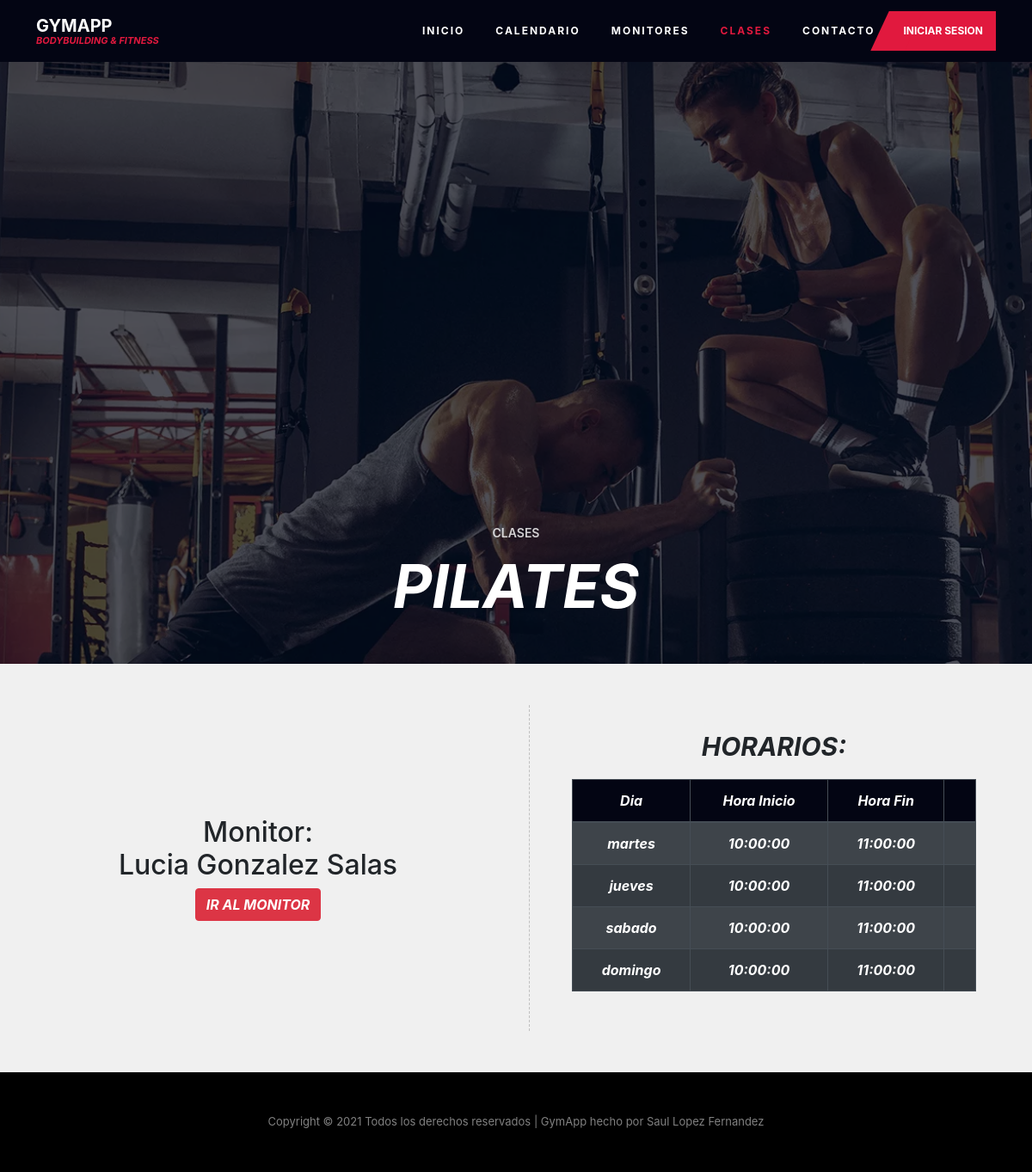
Screenshot of /clases.php?idClase=2 with the database file from the repository.
### tables this page shows
CREATE TABLE `clases` (
  `idClase` int(6) NOT NULL,
  `dniMonitor` varchar(9) DEFAULT NULL,
  `nombre` varchar(20) NOT NULL,
  `img` longtext NOT NULL
);

CREATE TABLE `usuarios` (
  `dni` varchar(9) NOT NULL,
  `nombre` varchar(20) NOT NULL,
  `apellido` varchar(30) NOT NULL,
  `sexo` enum('M','F') NOT NULL,
  `fechaNacimiento` date NOT NULL,
  `telefono` int(9) NOT NULL,
  `mail` varchar(50) NOT NULL,
  `user` varchar(10) NOT NULL,
  `pass` longtext NOT NULL,
  `rol` enum('asistente','matriculado','monitor') NOT NULL
);

CREATE TABLE `horarios` (
  `id` int(6) NOT NULL,
  `idClase` int(6) NOT NULL,
  `dia` enum('lunes','martes','miercoles','jueves','viernes','sabado','domingo') NOT NULL,
  `horaInicio` time NOT NULL,
  `horaFin` time NOT NULL
);

### clases.php (the view, shortened to what this page needs)
<?php
    $conexion=conexion();
    $clases = [];
    $horarios = [];
    if(isset($_GET['idClase'])){
        $idClase = $_GET['idClase'];
        $sql = "SELECT clases.idClase,clases.nombre as nombreClase,idMonitor,monitores.dniMonitor,usuarios.dni,usuarios.nombre,usuarios.apellido FROM clases INNER JOIN monitores ON clases.dniMonitor=monitores.dniMonitor INNER JOIN usuarios ON usuarios.dni=monitores.dniMonitor
            WHERE idClase = '$idClase'";
        $resultado = mysqli_query($conexion, $sql);
        while ($fila = mysqli_fetch_assoc($resultado)) {
            $clases[] = $fila;
        }
        $clase = $clases[0];
        $sql = "SELECT horarios.id AS idHorario,clases.idClase,nombre,dia,horaInicio,horaFin FROM horarios INNER JOIN clases ON horarios.idClase=clases.idClase
                WHERE clases.idClase = $idClase
                ORDER BY dia ASC";
        $resultado = mysqli_query($conexion, $sql);
        while ($fila = mysqli_fetch_assoc($resultado)) {
        $horarios[] = $fila;
        }
    }
?>
<!DOCTYPE html>
<html>
<head>
    <link rel="stylesheet" type="text/css" href="css/navbar.css">
    <link rel="stylesheet" type="text/css" href="css/style.css">
    <link rel="stylesheet" href="https://maxcdn.bootstrapcdn.com/bootstrap/4.2.1/css/bootstrap.min.css">
</head>
<body onload="getHorarios();">
    <nav class="navbar navbar-expand-lg ftco-navbar-light" id="mynav" style="position: static;background: #030513;">
        <div class="container-xl">
            <a class="navbar-brand" href="index.php"><span class="">GymApp <small>Bodybuilding &amp; Fitness</small></span></a>
            <div class="collapse navbar-collapse" id="navbarResponsive">
                <ul class="navbar-nav ml-auto">
                    <li class="nav-item">
                        <a class="nav-link" href="index.php">Inicio</a>
                    </li>
                    <li class="nav-item">
                        <a class="nav-link" href="calendario.php">Calendario</a>
                    </li>
                    <li class="nav-item">
                        <a class="nav-link" href="monitores.php">Monitores</a>
                    </li>
                    <li class="nav-item">
                        <a class="nav-link active" href="clases.php">Clases</a>
                    </li>
                    <li class="nav-item">
                        <a class="nav-link" href="contacto.php">Contacto </a>
                    </li>
                    <?php
                        if(isset($_SESSION['userData'])){
                    ?>
                        <li class="nav-item dropdown">
                            <a class="nav-link dropdown-toggle" data-toggle="dropdown" href="#">
                            <?php echo $_SESSION['userData']['nombre']." ".$_SESSION['userData']['apellido'] ?>
                            </a>
                            <div class="dropdown-menu dropdown-menu-right" aria-labelledby="dropdownMenuLink">
                            <?php
                                if($_SESSION['userData']['user']=="gymAsist"){
                            ?>
                                <a class="dropdown-item" href="registro.php">Registrar</a>
                            <?php
                                }
                            ?>
                                <a class="dropdown-item" href="mensajes.php">Mensajes</a>
                                <a class="dropdown-item" href="config.php">Configuracion de la cuenta</a>
                                <div class="dropdown-divider"></div>
                                <a class="dropdown-item" href="php/cerrarSesion.php">Cerrar sesion</a>
                            </div>
                        </li>
                    <?php
                        }
                        else{
                    ?>
                </ul>
                <a class="btn-custom" href="login.php">Iniciar sesion</a>
                <?php
                    }
                ?>
            </div>
        </div>
    </nav>
    <?php
    if(isset($_GET['idClase'])){
    ?>
    <section class="hero-wrap hero-wrap-2" style="background-image:url(img/xbg_1.jpg.pagespeed.ic.nbLQLxtGBs.png)">
        <div class="overlay"></div>
        <div class="container">
            <div class="row no-gutters slider-text align-items-end justify-content-center">
                <div class="col-md-9 mb-5 text-center">
                    <p class="breadcrumbs">Clases</p>
                    <h1 class="mb-0 bread"><?php echo $clase['nombreClase']?></h1>
                </div>
            </div>
        </div>
    </section>
    <?php
    }
    ?>
    <div class="container-fluid">
    <?php
    if(isset($_GET['idClase'])){
    ?>
    <div class="row g-md-0 justify-content-center  py-5">
        <div class="col-md-6 d-flex align-items-center">
            <div class="services text-center self-align-center" data-aos="fade-up" data-aos-delay="100" data-aos-duration="1000">
                <?php
                if(isset($_SESSION['userData'])){
                    if($clase['dniMonitor']==$_SESSION['userData']['dni']){
                        $dniMonitor = $_SESSION['userData']['dni'];
                        $idClase = $_GET['idClase'];
                        $sql = "SELECT usuarios.dni,usuarios.nombre,usuarios.apellido,horarios.dia,horarios.horaInicio,horarios.horaFin,usuarios.dni FROM apuntados INNER JOIN horarios ON horarios.id=apuntados.idHorario INNER JOIN matriculados ON matriculados.dniMatriculado=apuntados.dniMatriculado INNER JOIN clases ON clases.idClase=horarios.idClase INNER JOIN usuarios ON usuarios.dni=matriculados.dniMatriculado
                        WHERE clases.dniMonitor='$dniMonitor' AND clases.idClase=$idClase;";
                        $resultado = mysqli_query($conexion, $sql);
                        $alumnos = [];
                        while ($fila = mysqli_fetch_assoc($resultado)) {
                            $alumnos[] = $fila;
                        }
                        echo "<h1>Sus alumnos: </h1>";
                        echo "<table class='table table-striped table-dark'><thead><th scope='col'>DNI</th><th scope='col'>Nombre</th><th scope='col'>Dia</th><th scope='col'>Hora Inicio</th><th scope='col'>Hora Fin</th></thead>";
                        foreach ($alumnos as $indice => $alumno) {
                            echo "<tr scope='row'>";
                            foreach ($alumno as $indice => $valor) {
                                if($indice=="nombre"){
                                    echo "<td>$valor ";
                                }
                                elseif ($indice=="apellido") {
                                    echo "$valor</td>";
                                }
                                else{
                                    echo "<td>$valor</td>";
                                }
                            }
                            echo "</tr>";
                        }
                        echo "</table>";
                    }
                    else{
                        ?>
                        <div>
                            <h2>Monitor:<br> <?php echo  $clase['nombre']." ".$clase['apellido'];?></h2>
                            <form action="monitores.php" method="get">
                                <?php
                                echo '<button type="submit" name="idMonitor" value="'.$clase['idMonitor'].'" class="btn btn-danger">Ir al monitor</button>';
                                ?>
                            </form>
                        </div>
                        <?php
                        if($_SESSION['userData']['user']=='gymAsist'){
                            ?>
                            <div class="row g-md-0 justify-content-center my-5 py-5">
                                <button onclick="javascript:document.getElementById('editMonitor').style='display:block';this.style='display:none'" class="btn btn-success" style="height:50px;width: 30%;">Cambiar monitor</button>
                                <form style="display: none;" action="php/editarClase.php" method="post" id="editMonitor" class="gym-register" onsubmit="return updateMonitor()">
                                    <input type="hidden" name="idClase" <?php echo "value='".$clase['idClase']."'"?>>
                                    <div class="form-row">
                                        <div class="col-md-12 mb-3">
                                            <label>Monitor</label>
                                            <select name="monitorClase" id="monitorClase" class="form-control" required>
                                                <option value="seleccionar" selected><?php echo  $clase['nombre']." ".$clase['apellido']." (".$clase['dniMonitor'].")";?></option>
                                                <script type="text/javascript">
                                                    selectMonitor();
                                                </script>
                                            </select>
                                            <div class="invalid-feedback">
                                                Seleccione un monitor valido.
                                            </div>
                                        </div>
                                    </div>
                                    <div class="form-row justify-content-center mt-3">
                                        <input type="submit" name="editarMonitor" class="w-100 btn btn-danger" value="Cambiar Monitor">
                                    </div>
                                </form>
                            </div>
                            <?php
                        }
                    }
                }
                else{
                    ?>
                    <div>
                        <h2>Monitor:<br> <?php echo  $clase['nombre']." ".$clase['apellido'];?></h2>
                        <form action="monitores.php" method="get">
                            <?php
                            echo '<button type="submit" name="idMonitor" value="'.$clase['idMonitor'].'" class="btn btn-danger">Ir al monitor</button>';
                            ?>
                        </form>
                    </div>
                    <?php
                }
                ?>
            </div>
        </div>
        <div class="col-md-6 d-flex align-items-center">
            <div class="services services-border1 text-center" data-aos="fade-up" data-aos-delay="100" data-aos-duration="1000">
                <div class="text">
                    <h2>Horarios: </h2>
                    <?php
                    echo "<table class='table table-striped table-dark'><thead><th scope='col'>Dia</th><th scope='col'>Hora Inicio</th><th scope='col'>Hora Fin</th><th scope='col'></th></thead>";
                    foreach ($horarios as $indice => $horario) {
                        echo "<tr><td scope='row'>".$horario['dia']."</td><td>".$horario['horaInicio']."</td><td>".$horario['horaFin']."</td><td>";
                        echo "</td>";
                    }
                    echo "</table>";
                            ?>
                </div>
            </div>
        </div>
    </div>
    <?php
    }
    ?>
    </div>
<footer class="ftco-footer">
    <div class="container-fluid px-0 py-5 bg-darken">
        <div class="container-xl">
            <div class="col-md-12 text-center">
                <p id="textoFooter" class="mb-0" style="color: rgba(255,255,255,.5); font-size: 13px;">
                </p>
            </div>
        </div>
    </div>
</footer>
</body>
</html>

### css/navbar.css (style rules this page uses)
.ftco-navbar-light { background: transparent; position: absolute; top: 40px; left: 0; right: 0; z-index: 3; padding: 0; }
.ftco-navbar-light .navbar-brand { color: #fff; padding-top: .7rem; padding-bottom: .7rem; }
.ftco-navbar-light .navbar-nav > .nav-item > .nav-link { font-size: 12px; padding-top: 1rem; padding-bottom: 1rem; padding-left: 18px; padding-right: 18px; color: white; font-weight: 700; text-transform: uppercase; letter-spacing: 2px; }
.ftco-navbar-light .navbar-nav > .nav-item .nav-link.active { color: #e1193e; }
.ftco-navbar-light .btn-custom { margin-right: 0; text-transform: uppercase; font-size: 12px; font-weight: 700; background: #e1193e; padding: 14px 15px; color: #fff; position: relative; z-index: 0; bottom: 0px; }
.ftco-navbar-light .btn-custom:after { z-index: -1; position: absolute; top: 0; left: -12px; bottom: 0; content: ''; width: 40px; -ms-transform: skew(-25deg); -webkit-transform: skew(-25deg); transform: skew(-25deg); background: #e1193e; }
.navbar-brand { font-weight: 700; font-size: 30px; z-index: 3; position: relative; text-transform: uppercase; }
.navbar-brand span { color: #fff; display: block; line-height: 1.1; }
.navbar-brand span small, .navbar-brand span .small { display: block; font-size: 11px; color: #e1193e; font-weight: 700; text-transform: uppercase; font-style: italic; }
.container-xl { width: 100%; padding-right: var(--bs-gutter-x, 0.75rem); padding-left: var(--bs-gutter-x, 0.75rem); margin-right: auto; margin-left: auto; }
@media (min-width: 1200px) { .container, .container-xl { max-width: 1140px; } }
.navbar > .container-fluid, .navbar > .container-xl { display: -webkit-box; display: -ms-flexbox; display: flex; -ms-flex-wrap: inherit; flex-wrap: inherit; -webkit-box-align: center; -ms-flex-align: center; align-items: center; -webkit-box-pack: justify; -ms-flex-pack: justify; justify-content: space-between; }
.hero-wrap { height: 100vh; min-height: 100%; position: relative; background-size: cover; background-repeat: no-repeat; background-position: center center; background-attachment: fixed; z-index: 0; }
.hero-wrap .overlay { position: absolute; top: 0; left: 0; right: 0; bottom: 0; opacity: .8; background: #030513; z-index: -1; }
.hero-wrap.hero-wrap-2 { min-height: auto; height: 700px; }
.hero-wrap.hero-wrap-2 .overlay { opacity: .7; }
.hero-wrap.hero-wrap-2 .slider-text { min-height: auto; height: 700px; }
.hero-wrap .slider-text { height: 100vh; min-height: 100%; color: rgba(255, 255, 255, 0.8); z-index: 3; }
.hero-wrap .slider-text h1, .hero-wrap .slider-text .h1 { font-weight: 700; color: #fff; font-size: 64px; line-height: 1.2; }
.hero-wrap .slider-text .breadcrumbs { font-size: 14px; margin-bottom: 10px; z-index: 99; font-weight: 600; text-transform: uppercase; color: rgba(255, 255, 255, 0.8); }
.hero-wrap .slider-text .bread { font-weight: 700; color: #fff; font-size: 70px; text-transform: uppercase; font-style: italic; }

### css/style.css (style rules this page uses)
body { background-color: #F0F0F0 !important; }
td,th { border: 1px solid black; font-style: italic; }
td { font-weight: 700; }
thead { background:#030513; color: white; }
form .btn { font-size: 16px; font-weight: 700; font-style: italic; text-transform: uppercase; }
.services { width: 100%; padding: 30px 50px; position: relative; border-radius: 4px; z-index: 0; -moz-transition: all 0.3s ease; -o-transition: all 0.3s ease; -webkit-transition: all 0.3s ease; -ms-transition: all 0.3s ease; transition: all 0.3s ease; }
.services.services-border1:after { z-index: -1; position: absolute; top: 0; left: 0; right: 0; bottom: 0; content: ''; -ms-transform: skew(0deg); -webkit-transform: skew(-10deg); transform: skew(0deg); border-left: 1px dashed rgba(0, 0, 0, 0.2); }
.services .text { width: 100%; }
.services .text h2, .services .text .h2 { font-size: 30px; font-weight: 700; margin-bottom: 20px; text-transform: uppercase; font-style: italic; }
.ftco-footer .bg-darken { background: black !important; }

### rows the page displays
clases: nombre "PILATES", usuarios.nombre "Lucia", usuarios.apellido "Gonzalez Salas"
horarios: dia "martes", horaInicio "10:00:00", horaFin "11:00:00"
horarios: dia "jueves", horaInicio "10:00:00", horaFin "11:00:00"
horarios: dia "sabado", horaInicio "10:00:00", horaFin "11:00:00"
horarios: dia "domingo", horaInicio "10:00:00", horaFin "11:00:00"
